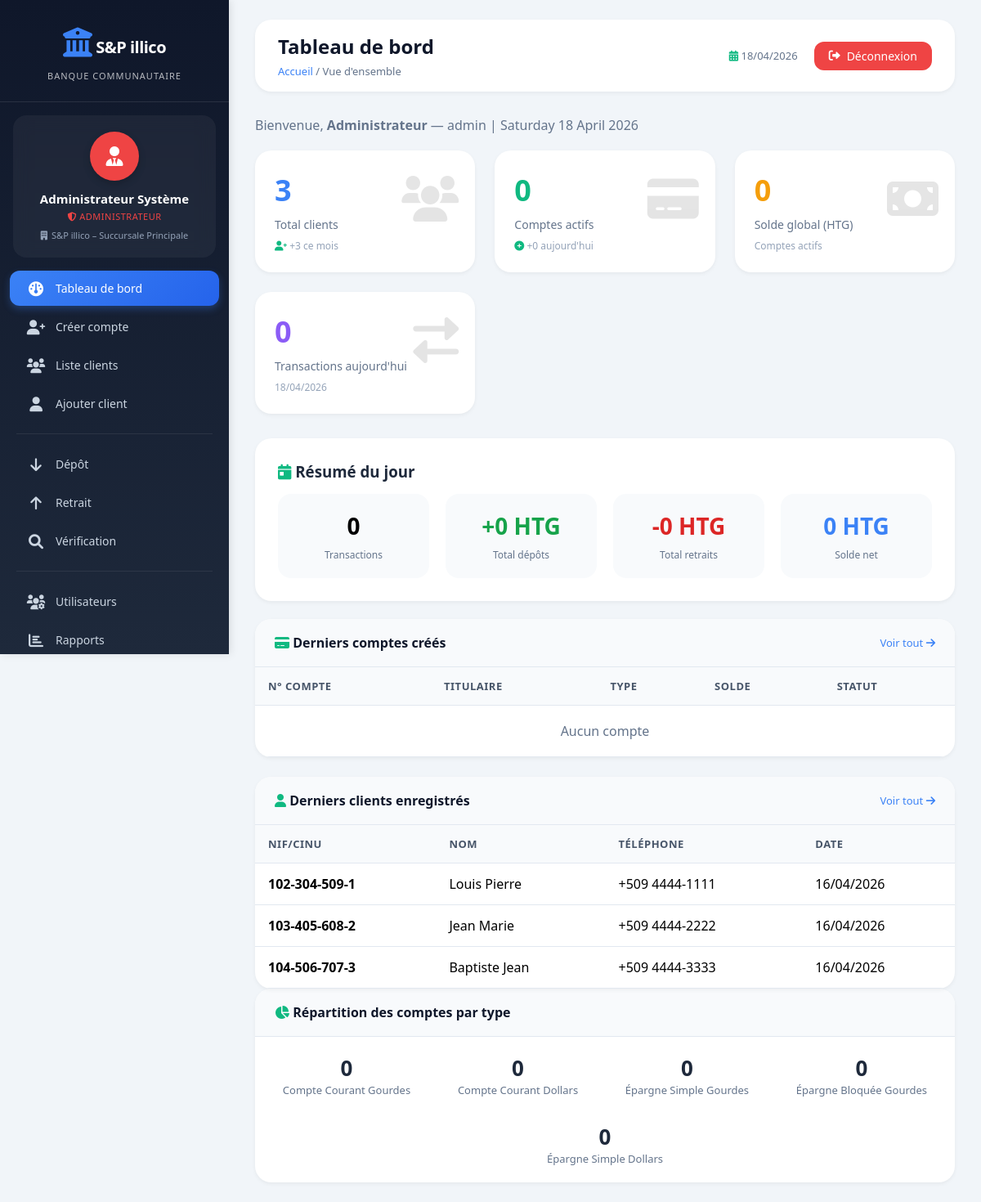
/main/secretaire/dashboard.php (signed in), run on the app's committed database.
### tables this page shows
CREATE TABLE clients (
    id             INT AUTO_INCREMENT PRIMARY KEY,
    id_client      VARCHAR(20) NOT NULL UNIQUE,
    type_piece     ENUM('NIF','CINU','PASSEPORT','AUTRE') DEFAULT NULL,
    nom            VARCHAR(50)  NOT NULL,
    prenom         VARCHAR(50)  NOT NULL,
    date_naissance DATE,
    lieu_naissance VARCHAR(100),
    adresse        TEXT,
    telephone      VARCHAR(20),
    email          VARCHAR(100),
    photo          VARCHAR(255) DEFAULT NULL,
    created_at     TIMESTAMP DEFAULT CURRENT_TIMESTAMP,
    updated_at     TIMESTAMP DEFAULT CURRENT_TIMESTAMP ON UPDATE CURRENT_TIMESTAMP,
    INDEX idx_id_client  (id_client),
    INDEX idx_nom_prenom (nom, prenom),
    INDEX idx_telephone  (telephone)
);

### main/secretaire/dashboard.php (the view, shortened to what this page needs)
<?php
require_once '../config/connexion.php';
$role = $_SESSION['role'];
try {
    $total_clients = (int) $pdo->query("SELECT COUNT(*) FROM clients")->fetchColumn();
    $total_comptes_actifs = (int) $pdo->query("SELECT COUNT(*) FROM comptes WHERE statut = 'actif'")->fetchColumn();
    $solde_global = (float) $pdo->query("SELECT COALESCE(SUM(solde), 0) FROM comptes WHERE statut = 'actif'")->fetchColumn();
    $comptes_jour = (int) $pdo->query("
        SELECT COUNT(*) FROM comptes WHERE DATE(created_at) = CURDATE()
    ")->fetchColumn();
    $clients_mois = (int) $pdo->query("
        SELECT COUNT(*) FROM clients
        WHERE MONTH(created_at) = MONTH(CURDATE()) AND YEAR(created_at) = YEAR(CURDATE())
    ")->fetchColumn();
    if ($role === 'admin') {
        $derniers_comptes = $pdo->query("
            SELECT c.id_compte, c.date_creation, c.solde, c.statut, c.devise,
                   tc.nom AS type_compte_nom,
                   CONCAT(cl.prenom, ' ', cl.nom) AS titulaire
            FROM comptes c
            JOIN types_comptes tc ON c.type_compte_id = tc.id
            JOIN clients cl ON c.titulaire_principal_id = cl.id
            ORDER BY c.created_at DESC
            LIMIT 5
        ")->fetchAll();
    }
    $derniers_clients = $pdo->query("
        SELECT id_client, nom, prenom, telephone, created_at
        FROM clients
        ORDER BY created_at DESC
        LIMIT 5
    ")->fetchAll();
    if ($role === 'admin') {
        $transactions_jour = $pdo->query("
            SELECT
                COUNT(*) AS nb_transactions,
                COALESCE(SUM(CASE WHEN type = 'depot' THEN montant ELSE 0 END), 0) AS depots,
                COALESCE(SUM(CASE WHEN type = 'retrait' THEN montant ELSE 0 END), 0) AS retraits
            FROM transactions
            WHERE DATE(date_transaction) = CURDATE()
        ")->fetch();
    }
    $comptes_par_type = $pdo->query("
        SELECT tc.nom, COUNT(c.id) AS nb_comptes
        FROM types_comptes tc
        LEFT JOIN comptes c ON tc.id = c.type_compte_id AND c.statut = 'actif'
        WHERE tc.actif = 1
        GROUP BY tc.id, tc.nom
        ORDER BY nb_comptes DESC
    ")->fetchAll();
} catch (PDOException $e) {
    $error = "Erreur lors du chargement des statistiques.";
    $total_clients = 0;
    $total_comptes_actifs = 0;
    $solde_global = 0;
    $comptes_jour = 0;
    $clients_mois = 0;
    $derniers_comptes = [];
    $derniers_clients = [];
    $transactions_jour = ['nb_transactions' => 0, 'depots' => 0, 'retraits' => 0];
    $comptes_par_type = [];
}
?>
<!DOCTYPE html>
<html lang="fr">
<head>
    <link rel="stylesheet" href="https://cdnjs.cloudflare.com/ajax/libs/font-awesome/6.0.0/css/all.min.css">
    <link rel="stylesheet" href="../assets/css/common.css">
</head>
<body>
    <?php require_once '../includes/sidebar.php'; ?>
    <div class="main-content">
        <div class="top-bar">
            <div class="page-title">
                <h1>Tableau de bord</h1>
                <div class="breadcrumb"><a href="dashboard.php">Accueil</a> / Vue d'ensemble</div>
            </div>
            <div class="top-right">
                <span style="color:#64748b;font-size:13px;">
                    <i class="fas fa-calendar-alt" style="color:#10b981;"></i>
                    <?= date('d/m/Y') ?>
                </span>
                <a href="../logout.php" class="logout-btn"><i class="fas fa-sign-out-alt"></i> Déconnexion</a>
            </div>
        </div>
        <p style="color:#64748b;margin-bottom:20px;">
            Bienvenue, <strong><?= htmlspecialchars(explode(' ', $_SESSION['nom_complet'] ?? 'Utilisateur')[0]) ?></strong> —
            <?= $roleLabel[$role] ?? $role ?> | <?= date('l d F Y') ?>
        </p>
        <div class="stats-grid">
            <div class="stat-card primary">
                <div class="icon"><i class="fas fa-users"></i></div>
                <div class="value"><?= number_format($total_clients) ?></div>
                <div class="label">Total clients</div>
                <div class="sub"><i class="fas fa-user-plus" style="color:#10b981;"></i> +<?= $clients_mois ?> ce mois</div>
            </div>
            <div class="stat-card success">
                <div class="icon"><i class="fas fa-credit-card"></i></div>
                <div class="value"><?= number_format($total_comptes_actifs) ?></div>
                <div class="label">Comptes actifs</div>
                <div class="sub"><i class="fas fa-plus-circle" style="color:#10b981;"></i> +<?= $comptes_jour ?> aujourd'hui</div>
            </div>
            <div class="stat-card warning">
                <div class="icon"><i class="fas fa-money-bill"></i></div>
                <div class="value"><?= number_format($solde_global, 0, ',', ' ') ?></div>
                <div class="label">Solde global (HTG)</div>
                <div class="sub">Comptes actifs</div>
            </div>
            <div class="stat-card info">
                <div class="icon"><i class="fas fa-exchange-alt"></i></div>
                <div class="value"><?= number_format($transactions_jour['nb_transactions']) ?></div>
                <div class="label">Transactions aujourd'hui</div>
                <div class="sub"><?= date('d/m/Y') ?></div>
            </div>
        </div>
        <div class="card" style="margin-bottom:22px;">
            <h3 style="margin-bottom:15px;color:#1e293b;">
                <i class="fas fa-calendar-day" style="color:#10b981;"></i> Résumé du jour
            </h3>
            <div class="summary-row">
                <div class="summary-item">
                    <div class="summary-value"><?= number_format($transactions_jour['nb_transactions']) ?></div>
                    <div class="summary-label">Transactions</div>
                </div>
                <div class="summary-item">
                    <div class="summary-value" style="color:#16a34a;">
                        +<?= number_format($transactions_jour['depots'], 0, ',', ' ') ?> HTG
                    </div>
                    <div class="summary-label">Total dépôts</div>
                </div>
                <div class="summary-item">
                    <div class="summary-value" style="color:#dc2626;">
                        -<?= number_format($transactions_jour['retraits'], 0, ',', ' ') ?> HTG
                    </div>
                    <div class="summary-label">Total retraits</div>
                </div>
                <div class="summary-item">
                    <div class="summary-value" style="color:#3b82f6;">
                        <?= number_format($transactions_jour['depots'] - $transactions_jour['retraits'], 0, ',', ' ') ?> HTG
                    </div>
                    <div class="summary-label">Solde net</div>
                </div>
            </div>
        </div>
        <div class="tables-section">
            <div class="table-card">
                <div class="table-card-header">
                    <h3><i class="fas fa-credit-card" style="color:#10b981;"></i> Derniers comptes créés</h3>
                    <?php if (in_array($role, ['admin', 'secretaire'])): ?>
                    <a href="liste_clients.php">Voir tout <i class="fas fa-arrow-right"></i></a>
                    <?php endif; ?>
                </div>
                <div class="table-container">
                    <table>
                        <thead>
                            <tr>
                                <th>N° Compte</th>
                                <th>Titulaire</th>
                                <th>Type</th>
                                <th>Solde</th>
                                <th>Statut</th>
                            </tr>
                        </thead>
                        <tbody>
                            <?php if (empty($derniers_comptes)): ?>
                            <tr><td colspan="5" style="text-align:center;color:#64748b;padding:20px;">Aucun compte</td>
                            <?php endif; ?>
                        </tbody>
                    </table>
                </div>
            </div>
            <?php if (in_array($role, ['admin', 'secretaire'])): ?>
            <div class="table-card">
                <div class="table-card-header">
                    <h3><i class="fas fa-user" style="color:#10b981;"></i> Derniers clients enregistrés</h3>
                    <a href="liste_clients.php">Voir tout <i class="fas fa-arrow-right"></i></a>
                </div>
                <div class="table-container">
                    <table>
                        <thead>
                            <tr>
                                <th>NIF/CINU</th>
                                <th>Nom</th>
                                <th>Téléphone</th>
                                <th>Date</th>
                            </tr>
                        </thead>
                        <tbody>
                            <?php foreach ($derniers_clients as $cl): ?>
                            <tr>
                                <td><strong><?= htmlspecialchars($cl['id_client']) ?></strong></td>
                                <td><?= htmlspecialchars($cl['prenom'] . ' ' . $cl['nom']) ?></td>
                                <td><?= htmlspecialchars($cl['telephone'] ?: '-') ?></td>
                                <td><?= date('d/m/Y', strtotime($cl['created_at'])) ?></td>
                            </tr>
                            <?php endforeach; ?>
                        </tbody>
                    </table>
                </div>
            </div>
            <?php endif; ?>
        </div>
        <div class="table-card">
            <div class="table-card-header">
                <h3><i class="fas fa-chart-pie" style="color:#10b981;"></i> Répartition des comptes par type</h3>
            </div>
            <div style="display:flex;gap:30px;justify-content:space-around;padding:20px;flex-wrap:wrap;">
                <?php if (!empty($comptes_par_type)): ?>
                    <?php foreach ($comptes_par_type as $type): ?>
                    <div style="text-align:center;">
                        <div style="font-size:26px;font-weight:700;color:#1e293b;"><?= $type['nb_comptes'] ?></div>
                        <div style="color:#64748b;font-size:13px;"><?= htmlspecialchars($type['nom']) ?></div>
                    </div>
                    <?php endforeach; ?>
                <?php else: ?>
                    <div style="text-align:center;color:#64748b;">Aucun type de compte</div>
                <?php endif; ?>
            </div>
        </div>
    </div>
</body>
</html>

### main/assets/css/common.css (style rules this page uses)
* { margin: 0; padding: 0; box-sizing: border-box; }
body { font-family: 'Segoe UI', 'Inter', Tahoma, Geneva, Verdana, sans-serif; background: #f1f5f9; overflow-x: hidden; }
.main-content { margin-left: 280px; padding: 24px 32px; min-height: 100vh; transition: all 0.3s; }
.top-bar { display: flex; justify-content: space-between; align-items: center; margin-bottom: 30px; background: white; padding: 16px 28px; border-radius: 20px; box-shadow: 0 2px 5px rgba(0,0,0,0.05); transition: all 0.3s; }
.page-title h1 { font-size: 24px; color: #0f172a; margin-bottom: 5px; font-weight: 700; }
.breadcrumb { color: #64748b; font-size: 13px; }
.breadcrumb a { color: #3b82f6; text-decoration: none; }
.top-right { display: flex; align-items: center; gap: 20px; }
.logout-btn { background: #ef4444; color: white; padding: 8px 18px; border-radius: 12px; text-decoration: none; font-size: 14px; font-weight: 500; transition: all 0.3s; display: flex; align-items: center; gap: 8px; }
.card { background: white; border-radius: 20px; padding: 28px; margin-bottom: 24px; box-shadow: 0 2px 5px rgba(0,0,0,0.05); transition: all 0.3s; overflow-x: auto; }
.stats-grid { display: grid; grid-template-columns: repeat(auto-fit, minmax(240px, 1fr)); gap: 24px; margin-bottom: 30px; }
.stat-card { background: white; border-radius: 20px; padding: 24px; position: relative; overflow: hidden; transition: all 0.3s; box-shadow: 0 2px 5px rgba(0,0,0,0.05); }
.stat-card .icon { position: absolute; right: 20px; top: 20px; font-size: 56px; opacity: 0.1; }
.stat-card .value { font-size: 36px; font-weight: 800; margin-bottom: 8px; }
.stat-card .label { color: #64748b; font-size: 14px; font-weight: 500; margin-bottom: 8px; }
.stat-card .sub { font-size: 12px; color: #94a3b8; }
.stat-card.primary .value { color: #3b82f6; }
.stat-card.success .value { color: #10b981; }
.stat-card.warning .value { color: #f59e0b; }
.stat-card.info .value { color: #8b5cf6; }
.tables-section { display: grid; grid-template-columns: repeat(auto-fit, minmax(450px, 1fr)); gap: 24px; }
.table-card { background: white; border-radius: 20px; overflow: hidden; box-shadow: 0 2px 5px rgba(0,0,0,0.05); transition: all 0.3s; }
.table-card-header { display: flex; justify-content: space-between; align-items: center; padding: 18px 24px; background: #f8fafc; border-bottom: 1px solid #e2e8f0; flex-wrap: wrap; gap: 10px; }
.table-card-header h3 { font-size: 16px; color: #0f172a; font-weight: 600; }
.table-card-header a { color: #3b82f6; text-decoration: none; font-size: 13px; font-weight: 500; transition: all 0.2s; }
.table-container { overflow-x: auto; -webkit-overflow-scrolling: touch; }
table { width: 100%; border-collapse: collapse; min-width: 500px; }
th, td { padding: 14px 16px; text-align: left; border-bottom: 1px solid #e2e8f0; }
th { background: #f8fafc; font-weight: 600; color: #475569; font-size: 13px; text-transform: uppercase; letter-spacing: 0.5px; }
tbody tr { transition: all 0.2s; }
.summary-row { display: flex; justify-content: space-around; gap: 20px; flex-wrap: wrap; }
.summary-item { text-align: center; flex: 1; min-width: 150px; padding: 20px; background: #f8fafc; border-radius: 16px; transition: all 0.3s; }
.summary-value { font-size: 28px; font-weight: 800; margin-bottom: 8px; }
.summary-label { font-size: 12px; color: #64748b; font-weight: 500; }

### data on the page
clients: id_client "102-304-509-1", prenom+nom "Louis Pierre", telephone "+509 4444-1111", created_at "16/04/2026"
clients: id_client "103-405-608-2", prenom+nom "Jean Marie", telephone "+509 4444-2222", created_at "16/04/2026"
clients: id_client "104-506-707-3", prenom+nom "Baptiste Jean", telephone "+509 4444-3333", created_at "16/04/2026"

### other printed values
$nom_complet "Administrateur Système"
$roleLabel "ADMINISTRATEUR"
$succursale_nom "S&P illico – Succursale Principale"
$item['label'] "Tableau de bord"
$item['label'] "Créer compte"
$item['label'] "Liste clients"
$item['label'] "Ajouter client"
$item['label'] "Dépôt"
$item['label'] "Retrait"
$item['label'] "Vérification"
$item['label'] "Utilisateurs"
$item['label'] "Rapports"
explode(' ', $_SESSION['nom_complet'] ?? 'Utilisateur')[0] "Administrateur"
$roleLabel[$role] "admin"
$total_clients "3"
